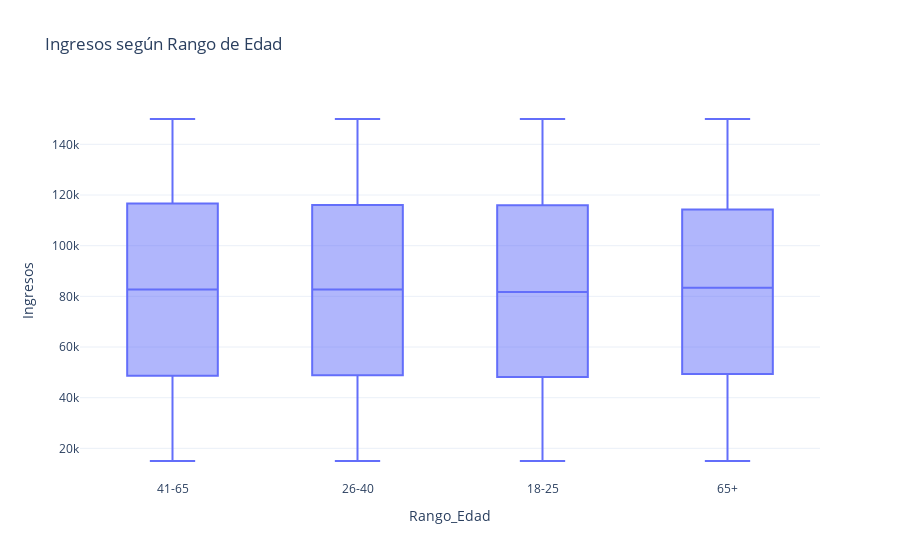

Here is the notebook cell this chart was saved with:
### Code cell
fig = px.box(
    df,
    x="Rango_Edad",
    y="Ingresos",
    title="Ingresos según Rango de Edad"
)
fig.show()

### Figure 1 — Plotly figure (JSON) as saved in the notebook; plotly's stock layout.template omitted (floating-point values rounded to 4 significant figures; data arrays with more than 128 entries replaced by an {"elided": "..."} marker saying what was removed)
{"data": [{"alignmentgroup": "True", "hovertemplate": "Rango_Edad=%{x}<br>Ingresos=%{y}<extra></extra>", "legendgroup": "", "marker": {"color": "#636efa"}, "name": "", "notched": false, "offsetgroup": "", "orientation": "v", "showlegend": false, "type": "box", "x": {"elided": "50844 str values"}, "x0": " ", "xaxis": "x", "y": {"elided": "50844 int values"}, "y0": " ", "yaxis": "y"}], "layout": {"boxmode": "group", "legend": {"tracegroupgap": 0}, "title": {"text": "Ingresos según Rango de Edad"}, "xaxis": {"anchor": "y", "domain": [0, 1], "title": {"text": "Rango_Edad"}}, "yaxis": {"anchor": "x", "domain": [0, 1], "title": {"text": "Ingresos"}}}}
